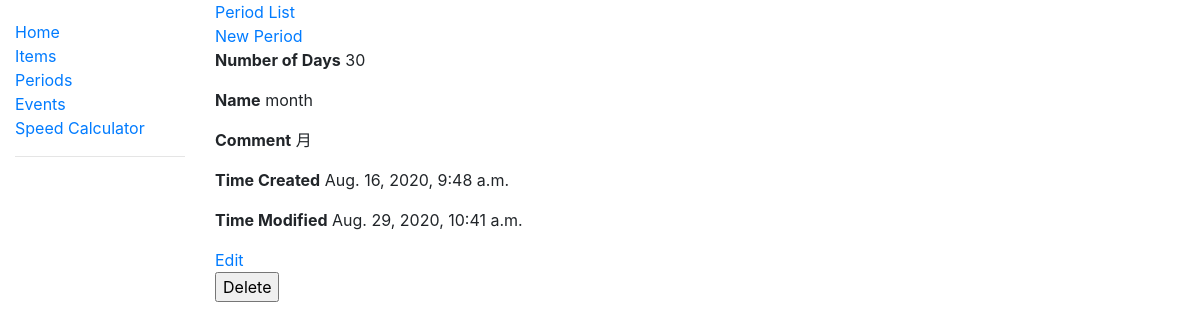
The app's page /period/7/, older data.
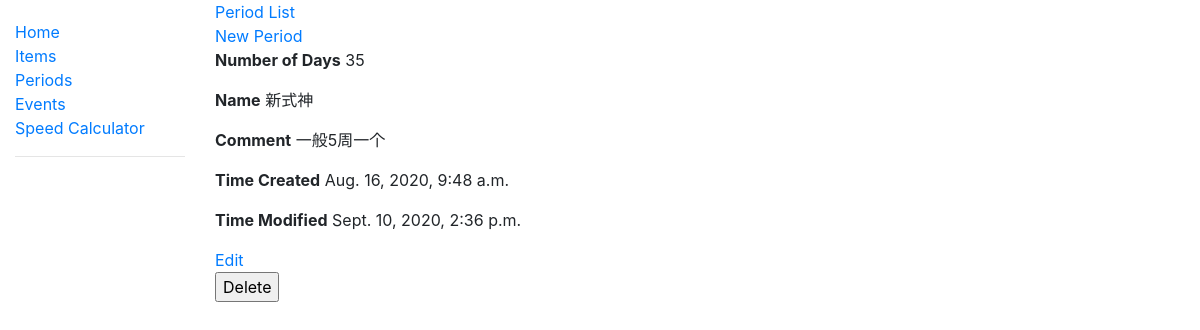
The same page, newer data.
### income_calculator/models.py (models this page shows, shortened)
class BasicModel(models.Model):
    id = models.AutoField(primary_key=True)
    display_name = models.CharField(max_length=50)  # The display name of the object
    comment = models.TextField(null=True)  # a short description of the object
    time_created = models.PositiveIntegerField()
    time_modified = models.PositiveIntegerField()
    deleted = models.BooleanField()
    @property
    def time_created_string(self):
        return datetime.fromtimestamp(self.time_created)
    @property
    def time_modified_string(self):
        return datetime.fromtimestamp(self.time_modified)

class Period(BasicModel):
    num_days = models.PositiveIntegerField()
    class Meta:
        ordering = ('num_days', )
    def __str__(self):
        days_suffix = 's' if self.num_days > 1 else ''
        return self.display_name + ' (' + str(self.num_days) + ' day' + days_suffix + ')'

class BasicModel(models.Model):
    id = models.AutoField(primary_key=True)
    display_name = models.CharField(max_length=50)  # The display name of the object
    comment = models.TextField(null=True)  # a short description of the object
    time_created = models.PositiveIntegerField()
    time_modified = models.PositiveIntegerField()
    deleted = models.BooleanField()
    @property
    def time_created_string(self):
        return datetime.fromtimestamp(self.time_created)
    @property
    def time_modified_string(self):
        return datetime.fromtimestamp(self.time_modified)

### income_calculator/views.py (the view)
# urls.py: path('period/<int:pk>/', views.PeriodDetailView.as_view(), name='period_detail'),
class PeriodDetailView(generic.DetailView):
    model = Period
    context_object_name = 'period_detail'

### income_calculator/templates/income_calculator/period_detail.html (shortened to what this page needs)
{% extends "base_generic.html" %}
{% block content %}
  <a href="{% url 'periods'%}">Period List</a><br/>
  <a href="{% url 'new_period'%}">New Period</a>
  <p><strong>Number of Days</strong> {{ period_detail.num_days }}</p>
  <p><strong>Name</strong> {{ period_detail.display_name }}</p>
  <p><strong>Comment</strong> {{ period_detail.comment }}</p>
  <p><strong>Time Created</strong> {{ period_detail.time_created_string }}</p>
  <p><strong>Time Modified</strong> {{ period_detail.time_modified_string }}</p>
  <td><a href="{% url 'period_edit' period_detail.id %}">Edit</a></td>
  <form action="{% url 'period_delete' %}" method="post" onsubmit="return confirm('Do you really want to delete {{ period_detail }}?')">
    <input type="submit" value="Delete">
  </form>
{% endblock %}

Row changes from the older to the newer data that the page shows:
changed Period: num_days "30" → "35"
changed BasicModel: display_name "month" → "新式神"; comment "月" → "一般5周一个"; time_modified_string "Aug. 29, 2020, 10:41 a.m." → "Sept. 10, 2020, 2:36 p.m."
